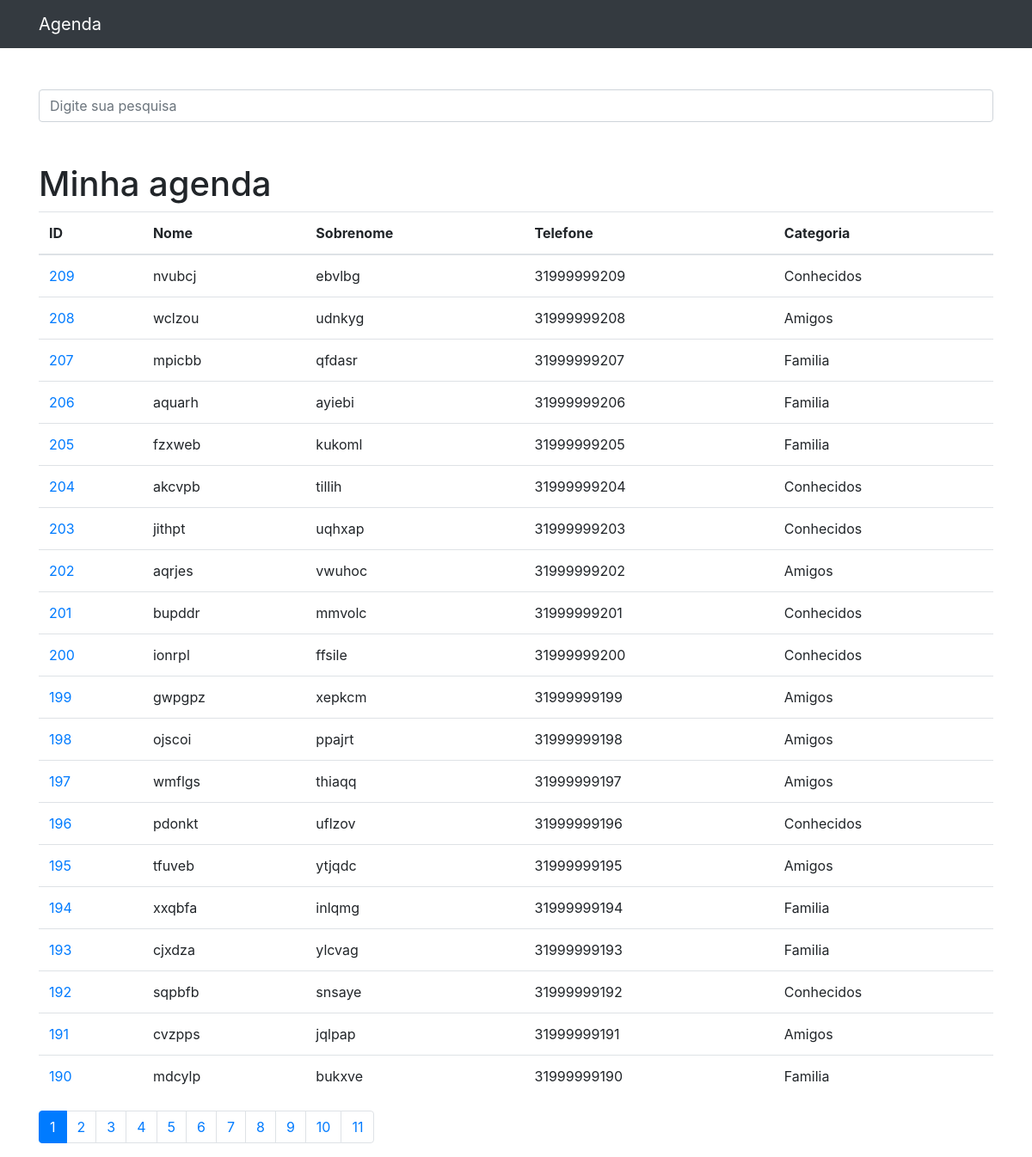
The page / on the database its author committed.
### contatos/models.py (models this page shows, shortened)
class Contato(models.Model):
    nome = models.CharField(max_length=255)  #limitando o texto
    sobrenome = models.CharField(max_length=255, blank=True)  #é opcional
    telefone = models.CharField(max_length=255)
    email = models.CharField(max_length=255, blank=True)
    data_criacao = models.DateTimeField(default=timezone.now )
    descricao = models.TextField(blank=True)
    categoria = models.ForeignKey(Categoria, on_delete=models.DO_NOTHING)  #relação de tabelas
    mostrar = models.BooleanField(default=True)  #V ou F
    foto = models.ImageField(blank=True, upload_to='fotos/%Y/%m/d')  #uma pasta para cada dia do mês

class Categoria(models.Model):
    nome = models.CharField(max_length=255)
    def __str__(self):  #o nome fica certo
        return self.nome

### contatos/views.py (the view)
# urls.py: path('', views.index, name='index'),
def index(request):
    contatos = Contato.objects.order_by('-id').filter(
        mostrar=True
    )  #ordenar na página principal, filtrar aqui e não no index
    paginator = Paginator(contatos, 20)  #mostrar 20 na página inicial
    page = request.GET.get('p')
    contatos = paginator.get_page(page)
    return render(request, 'contatos/index.html', {'contatos':contatos})

### contatos/templates/contatos/index.html
{% extends 'base.html' %}
{% block conteudo %}
<h1 class="mt-5">Minha agenda</h1>
<table class="table">
  <thead>
    <tr>
      <th>ID</th>
      <th>Nome</th>
      <th>Sobrenome</th>
      <th>Telefone</th>
      <th>Categoria</th>
    </tr>
  </thead>
  <tbody>
  {% for contato in contatos %}
    <tr>
      <td>
        <a href="{% url 'ver_contato' contato.id %}">{{ contato.id }}</a>
      </td>
      <td>{{ contato.nome }}</td>
      <td>{{ contato.sobrenome }}</td>
      <td>{{ contato.telefone }}</td>
      <td>{{ contato.categoria }}</td>
    </tr>
  {% endfor %}
  </tbody>
</table>
<nav aria-label="Page navigation example">
  <ul class="pagination">
    {% for pagina in contatos.paginator.page_range %}
      {% if contatos.number == pagina %}
        <li class="page-item active">
          <a class="page-link" href="?p={{ pagina }}&termo={{ request.GET.termo }}">{{ pagina }}</a>
        </li>
      {%else%}
        <li class="page-item">
          <a class="page-link" href="?p={{ pagina }}&termo={{ request.GET.termo }}">{{ pagina }}</a>
        </li>
      {%endif%}
    {% endfor%}
  </ul>
</nav>
{% endblock %}

### templates/base.html (shortened to what this page needs)
{%load static %}
<!DOCTYPE html>
<html lang="pt">
<head>
  {% include 'parciais/_head.html' %}
</head>
<body>
  {% include 'parciais/_nave.html' %}
  <div class="container">
    <div class="row">
      <div class="col-lg-12">
        <br><br>
        {% if 'accounts' not in request.path%}
        <form method="get" action="{% url 'busca' %}">
          <div class="form-group row">
            <div class="col-12">
              <input class="form-control"
                     type="search" value="{{ request.GET.termo }}"
                     id="search-input"
                     placeholder="Digite sua pesquisa"
                     name="termo">
            </div>
          </div>
        </form>
        {%endif%}
        {% block conteudo %} {% endblock%}
      </div>
    </div>
  </div>
</body>
</html>

### templates/parciais/_head.html (shortened to what this page needs)
{%load static %}
<link href="{% static 'vendor/bootstrap/css/bootstrap.min.css' %}" rel="stylesheet">

### templates/parciais/_nave.html (shortened to what this page needs)
<nav class="navbar navbar-expand-lg navbar-dark bg-dark static-top">
<div class="container">
  <a class="navbar-brand" href="{% url 'index' %}">Agenda</a>
</div>
</nav>

### rows shown on the page
Contato: id "209", nome "nvubcj", sobrenome "ebvlbg", telefone "31999999209", categoria "Conhecidos"
Contato: id "208", nome "wclzou", sobrenome "udnkyg", telefone "31999999208", categoria "Amigos"
Contato: id "207", nome "mpicbb", sobrenome "qfdasr", telefone "31999999207", categoria "Familia"
Contato: id "206", nome "aquarh", sobrenome "ayiebi", telefone "31999999206", categoria "Familia"
Contato: id "205", nome "fzxweb", sobrenome "kukoml", telefone "31999999205", categoria "Familia"
Contato: id "204", nome "akcvpb", sobrenome "tillih", telefone "31999999204", categoria "Conhecidos"
Contato: id "203", nome "jithpt", sobrenome "uqhxap", telefone "31999999203", categoria "Conhecidos"
Contato: id "202", nome "aqrjes", sobrenome "vwuhoc", telefone "31999999202", categoria "Amigos"
Contato: id "201", nome "bupddr", sobrenome "mmvolc", telefone "31999999201", categoria "Conhecidos"
Contato: id "200", nome "ionrpl", sobrenome "ffsile", telefone "31999999200", categoria "Conhecidos"
Contato: id "199", nome "gwpgpz", sobrenome "xepkcm", telefone "31999999199", categoria "Amigos"
Contato: id "198", nome "ojscoi", sobrenome "ppajrt", telefone "31999999198", categoria "Amigos"
Contato: id "197", nome "wmflgs", sobrenome "thiaqq", telefone "31999999197", categoria "Amigos"
Contato: id "196", nome "pdonkt", sobrenome "uflzov", telefone "31999999196", categoria "Conhecidos"
Contato: id "195", nome "tfuveb", sobrenome "ytjqdc", telefone "31999999195", categoria "Amigos"
Contato: id "194", nome "xxqbfa", sobrenome "inlqmg", telefone "31999999194", categoria "Familia"
Contato: id "193", nome "cjxdza", sobrenome "ylcvag", telefone "31999999193", categoria "Familia"
Contato: id "192", nome "sqpbfb", sobrenome "snsaye", telefone "31999999192", categoria "Conhecidos"
Contato: id "191", nome "cvzpps", sobrenome "jqlpap", telefone "31999999191", categoria "Amigos"
Contato: id "190", nome "mdcylp", sobrenome "bukxve", telefone "31999999190", categoria "Familia"

### other values the page prints
{{ pagina }} "1"
{{ pagina }} "2" "3" "4" "5" "6" "7" "8" "9" "10" "11"
